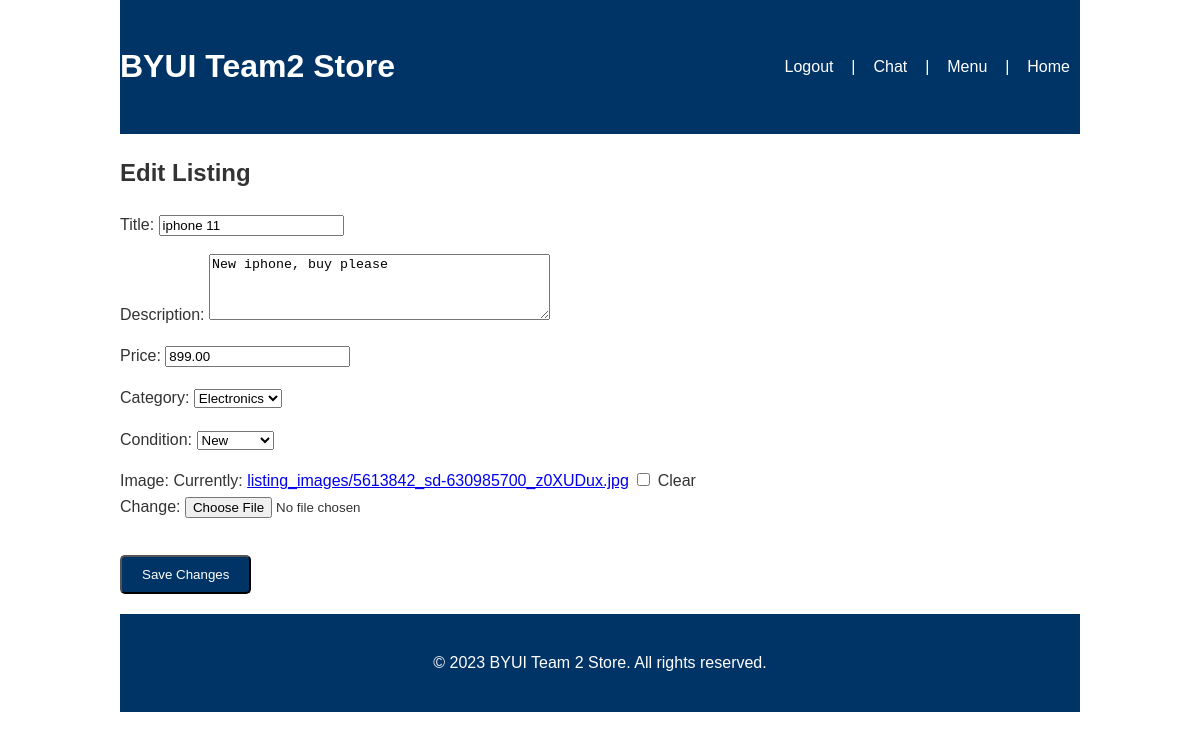
/listing/3/edit/ (signed in), run on the app's committed database.
### loginpage/models.py (models this page shows, shortened)
class Listing(models.Model):
    CATEGORY_CHOICES = [
        ('electronics', 'Electronics'),
        ('furniture', 'Furniture'),
        ('books', 'Books'),
        ('clothing', 'Clothing'),
        ('other', 'Other'),
    ]
    CONDITION_CHOICES = [
        ('new', 'New'),
        ('like_new', 'Like New'),
        ('used', 'Used'),
        ('for_parts', 'For Parts'),
    ]
    title = models.CharField(max_length=100)
    description = models.TextField()
    price = models.DecimalField(max_digits=8, decimal_places=2)
    category = models.CharField(max_length=20, choices=CATEGORY_CHOICES)
    condition = models.CharField(max_length=20, choices=CONDITION_CHOICES)
    image = models.ImageField(upload_to='listing_images/', blank=True, null=True)
    created_at = models.DateTimeField(auto_now_add=True)
    seller = models.ForeignKey(User, on_delete=models.CASCADE)

### loginpage/views.py (the view)
# urls.py: path("listing/<int:listing_id>/edit/", views.edit_listing, name="edit-listing"),             # Edit a listing
@login_required
def edit_listing(request, listing_id):
    listing = Listing.objects.get(id=listing_id, seller=request.user)
    if request.method == "POST":
        form = ListingForm(request.POST, request.FILES, instance=listing)
        if form.is_valid():
            form.save()
            messages.success(request, "Listing updated successfully!")
            return redirect("user-dashboard")
    else:
        form = ListingForm(instance=listing)
    return render(request, "loginpage/edit_listing.html", {"form": form, "listing": listing})

### loginpage/forms.py
class ListingForm(forms.ModelForm):
    class Meta:
        model = Listing
        fields = ['title', 'description', 'price', 'category', 'condition', 'image']
        widgets = {
            'description': forms.Textarea(attrs={'rows': 4}),
        }

### loginpage/templates/loginpage/edit_listing.html (shortened to what this page needs)
{% extends 'loginpage/base.html' %}
{% block content %}
<div class="container">
    <h2>Edit Listing</h2>
    <form method="post" enctype="multipart/form-data">
        {{ form.as_p }}
        <button type="submit" class="cta-button">Save Changes</button>
    </form>
</div>
{% endblock %}

### loginpage/static/loginpage/style.css (style rules this page uses)
body { font-family: Arial, sans-serif; line-height: 1.6; margin: 0; padding: 0; color: #333; }
.container { width: 80%; margin: auto; overflow: hidden; }
.cta-button { display: inline-block; background: #003366; color: white; padding: 10px 20px; text-decoration: none; border-radius: 5px; margin: 20px 0; }

### data on the page
Listing: title "iphone 11", description "New iphone, buy please", price "899.00", category "Electronics", condition "New"
